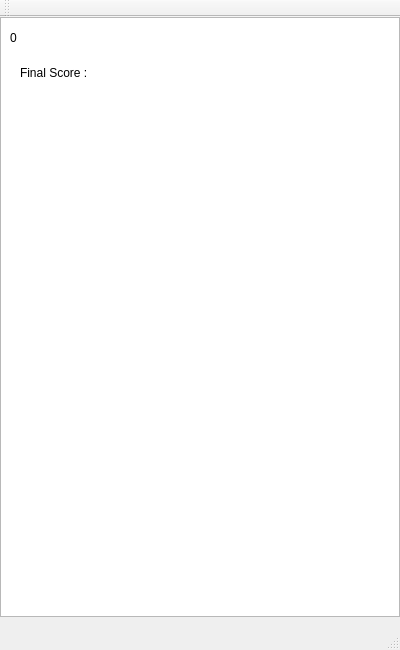
<?xml version="1.0" encoding="UTF-8"?>
<ui version="4.0">
 <class>MainWindow</class>
 <widget class="QMainWindow" name="MainWindow">
  <property name="geometry">
   <rect>
    <x>0</x>
    <y>0</y>
    <width>400</width>
    <height>650</height>
   </rect>
  </property>
  <property name="windowTitle">
   <string>MainWindow</string>
  </property>
  <widget class="QWidget" name="centralWidget">
   <widget class="QGraphicsView" name="graphicsView">
    <property name="geometry">
     <rect>
      <x>0</x>
      <y>0</y>
      <width>400</width>
      <height>600</height>
     </rect>
    </property>
    <property name="sizePolicy">
     <sizepolicy hsizetype="Fixed" vsizetype="Fixed">
      <horstretch>0</horstretch>
      <verstretch>0</verstretch>
     </sizepolicy>
    </property>
    <property name="focusPolicy">
     <enum>Qt::NoFocus</enum>
    </property>
    <property name="autoFillBackground">
     <bool>true</bool>
    </property>
    <property name="verticalScrollBarPolicy">
     <enum>Qt::ScrollBarAlwaysOff</enum>
    </property>
    <property name="horizontalScrollBarPolicy">
     <enum>Qt::ScrollBarAlwaysOff</enum>
    </property>
    <property name="sizeAdjustPolicy">
     <enum>QAbstractScrollArea::AdjustIgnored</enum>
    </property>
   </widget>
   <widget class="QLabel" name="score">
    <property name="geometry">
     <rect>
      <x>10</x>
      <y>-10</y>
      <width>51</width>
      <height>61</height>
     </rect>
    </property>
    <property name="text">
     <string>0</string>
    </property>
    <property name="scaledContents">
     <bool>true</bool>
    </property>
   </widget>
   <widget class="QPushButton" name="pauseButton">
    <property name="enabled">
     <bool>true</bool>
    </property>
    <property name="geometry">
     <rect>
      <x>360</x>
      <y>0</y>
      <width>41</width>
      <height>41</height>
     </rect>
    </property>
    <property name="mouseTracking">
     <bool>true</bool>
    </property>
    <property name="tabletTracking">
     <bool>false</bool>
    </property>
    <property name="focusPolicy">
     <enum>Qt::NoFocus</enum>
    </property>
    <property name="autoFillBackground">
     <bool>false</bool>
    </property>
    <property name="text">
     <string/>
    </property>
    <property name="icon">
     <iconset resource="resource.qrc">
      <normaloff>:/res/pause.png</normaloff>:/res/pause.png</iconset>
    </property>
    <property name="iconSize">
     <size>
      <width>30</width>
      <height>30</height>
     </size>
    </property>
    <property name="shortcut">
     <string/>
    </property>
    <property name="checkable">
     <bool>false</bool>
    </property>
    <property name="checked">
     <bool>false</bool>
    </property>
    <property name="autoRepeat">
     <bool>true</bool>
    </property>
    <property name="autoExclusive">
     <bool>false</bool>
    </property>
    <property name="autoDefault">
     <bool>true</bool>
    </property>
    <property name="default">
     <bool>true</bool>
    </property>
    <property name="flat">
     <bool>true</bool>
    </property>
   </widget>
   <widget class="QLabel" name="final_score">
    <property name="geometry">
     <rect>
      <x>20</x>
      <y>40</y>
      <width>161</width>
      <height>31</height>
     </rect>
    </property>
    <property name="text">
     <string>Final Score : </string>
    </property>
   </widget>
  </widget>
  <widget class="QMenuBar" name="menuBar">
   <property name="geometry">
    <rect>
     <x>0</x>
     <y>0</y>
     <width>400</width>
     <height>22</height>
    </rect>
   </property>
  </widget>
  <widget class="QToolBar" name="mainToolBar">
   <attribute name="toolBarArea">
    <enum>TopToolBarArea</enum>
   </attribute>
   <attribute name="toolBarBreak">
    <bool>false</bool>
   </attribute>
  </widget>
  <widget class="QStatusBar" name="statusBar"/>
 </widget>
 <layoutdefault spacing="6" margin="11"/>
 <resources>
  <include location="resource.qrc"/>
 </resources>
 <connections/>
</ui>
